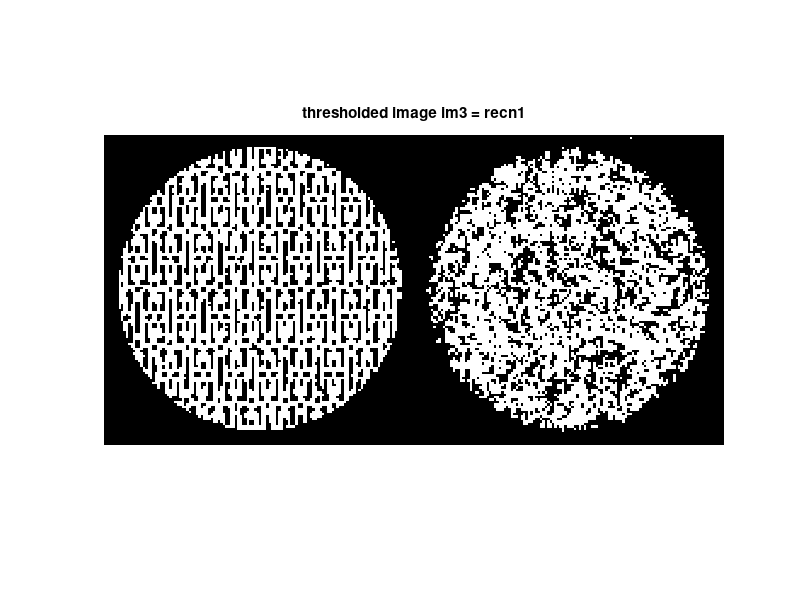
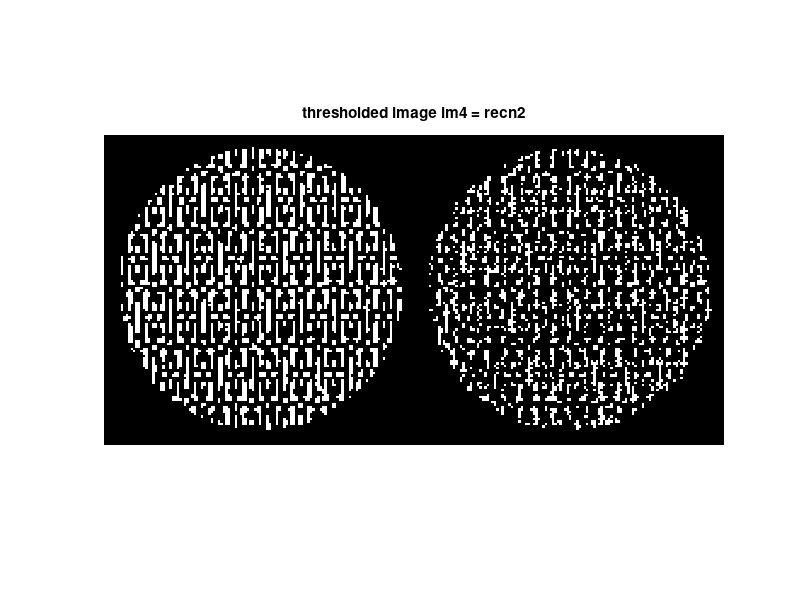
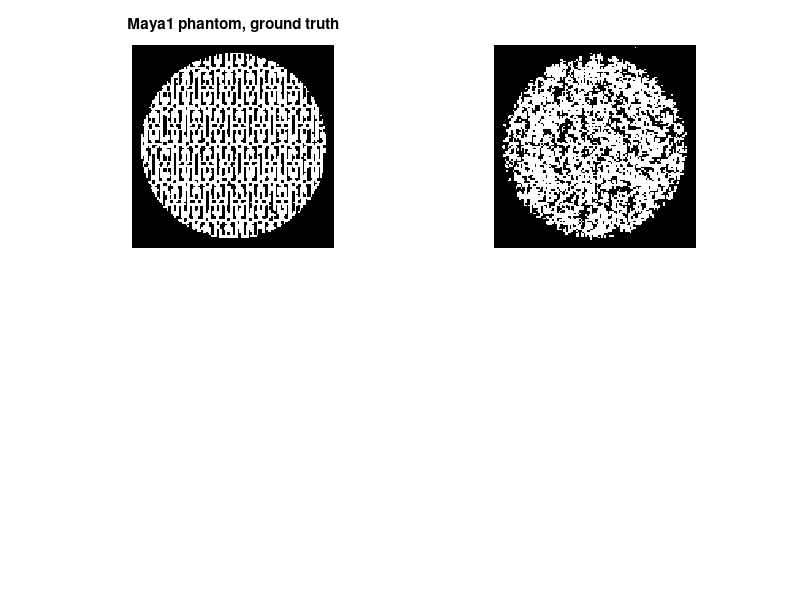

Recreate these plots in MATLAB, in order. (Note: this script raises an error after producing the figures.)
% Here we calculate the errors for the tresholded images and rekonstruktions.
clear all;
close all;
% First load all images. Original phantoms and reconstructions.
% Maya phantom
load XRsparse_aTV_JTV_maya recn1 recn2 target1 target2 obj
load JTV_maya_for_segmentations im1 im2 im3 im4 N
% % figure(1)
% % imshow([target1,target2],[]);
% % figure(2)
% % imshow([recn1,recn2],[]);
% figure(3)
% imshow([target1,target2;recn1,recn2],[]);
% % First treshold the images.
N=128;
% Calculate the right amount of white pixels in the original phantoms.
% First phantom, im1
white_pixels1 = nnz(target1)/(N*N);
% Second phantom
white_pixels2 = nnz(target2)/(N*N);
% Treshold the images so that the amount of white pixels is correct. Here
% the values are between 0 and 1, but they have also other values.

% Calculate the amount of wrong pixels. First we need to decide which
% pixels we set as zero and which will have number 1. We want that kind of
% treshold, which gives us the right amount of white pixels.
% There ratio should be 0.41 in the first reconstruction and 0.25 in the second.
% So in the first reco we want nnz(im3) to be 6717. We get this number of
% white pixels with the following treshold 0.3354.
% MAYA TRESHOLD: 0.3354
im3_thresholded = im3;
im3_thresholded(im3>0.3354) = 1;
im3_thresholded(im3<0.3354) = 0;
nnz(im3_thresholded)

% We want to treshold the target1 also to be zero or one.
target1_thresholded = target1;
target1_thresholded(target1>1) = 1;
target1_thresholded(target1<1) = 0;
nnz(target1_thresholded)
figure()
imshow([target1_thresholded,im3_thresholded],[])
title('thresholded image im3 = recn1')

% Calculate the error for reconstruction 1
error1=(nnz(target1_thresholded-im3_thresholded))/(N*N);

%% Calculate the error with the second reconstruction
% The amount of white pixels is 4028.
% MAYA TRESHOLD: 0.302
im4_thresholded = im4;
im4_thresholded(im4>0.302) = 1;
im4_thresholded(im4<0.302) = 0;
nnz(im4_thresholded)
% display result
% We want to treshold the target1 also to be zero or one.
target2_thresholded = target2;
target2_thresholded(target2>1) = 1;
target2_thresholded(target2<1) = 0;
nnz(target2_thresholded)
nnz(target2)
figure()
imshow([target2_thresholded,im4_thresholded],[])
title('thresholded image im4 = recn2')

% Calculate the error for reconstruction 1. Caluculate the difference and
% how many pixxels are non-zero.
error2=(nnz(target2_thresholded-im4_thresholded))/(N*N);

figure(5);
% Original phantom1
subplot(2,2,1);
imagesc(target1_thresholded);
colormap gray;
axis square;
axis off;
title({'Maya1 phantom, ground truth'});
% Reconstruction of phantom1
subplot(2,2,2)
imagesc(im3_thresholded);
colormap gray;
axis square;
axis off;
title(['JTV, pixel error ', num2str(round(error1,2))]);
% Original target2
subplot(2,2,3)
imagesc(target2_thresholded);
colormap gray;
axis square;
axis off;
title({'Maya2 phantom, ground truth '});
% Reconstruction of target2
subplot(2,2,4)
imagesc(im4_thresholded);
%imagesc(imrotate(CG2,-45,'bilinear','crop'));
colormap gray;
axis square;
axis off;
title(['JTV, pixel error ' num2str(round(error2,2))]);

Image = getframe(gcf);
imwrite(Image.cdata, 'segmentations_maya_JTV.jpg');
